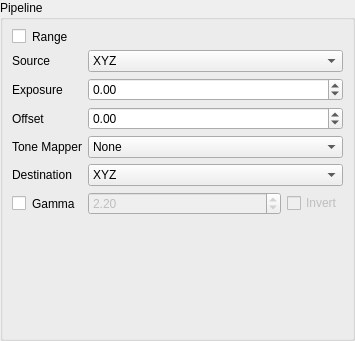
<?xml version="1.0" encoding="UTF-8"?>
<ui version="4.0">
 <class>PR::UI::ImagePipelineEditorClass</class>
 <widget class="QWidget" name="PR::UI::ImagePipelineEditorClass">
  <property name="geometry">
   <rect>
    <x>0</x>
    <y>0</y>
    <width>355</width>
    <height>341</height>
   </rect>
  </property>
  <property name="windowTitle">
   <string>EXR</string>
  </property>
  <layout class="QVBoxLayout" name="verticalLayout">
   <property name="leftMargin">
    <number>0</number>
   </property>
   <property name="topMargin">
    <number>0</number>
   </property>
   <property name="rightMargin">
    <number>0</number>
   </property>
   <property name="bottomMargin">
    <number>0</number>
   </property>
   <item>
    <widget class="QGroupBox" name="groupBox_2">
     <property name="sizePolicy">
      <sizepolicy hsizetype="Minimum" vsizetype="Preferred">
       <horstretch>0</horstretch>
       <verstretch>0</verstretch>
      </sizepolicy>
     </property>
     <property name="title">
      <string>Pipeline</string>
     </property>
     <layout class="QFormLayout" name="formLayout">
      <item row="0" column="0">
       <widget class="QCheckBox" name="rangeCB">
        <property name="sizePolicy">
         <sizepolicy hsizetype="MinimumExpanding" vsizetype="Preferred">
          <horstretch>0</horstretch>
          <verstretch>0</verstretch>
         </sizepolicy>
        </property>
        <property name="styleSheet">
         <string notr="true">QCheckBox{ text-align: right center; }
QCheckBox::indicator { subcontrol-origin: padding; subcontrol-position: left center; }</string>
        </property>
        <property name="text">
         <string>Range</string>
        </property>
       </widget>
      </item>
      <item row="0" column="1">
       <widget class="PR::UI::RangeSlider" name="rangeSlider" native="true">
        <property name="enabled">
         <bool>false</bool>
        </property>
        <property name="sizePolicy">
         <sizepolicy hsizetype="MinimumExpanding" vsizetype="Preferred">
          <horstretch>0</horstretch>
          <verstretch>0</verstretch>
         </sizepolicy>
        </property>
       </widget>
      </item>
      <item row="1" column="0">
       <widget class="QLabel" name="label_2">
        <property name="text">
         <string>Source</string>
        </property>
       </widget>
      </item>
      <item row="1" column="1">
       <widget class="QComboBox" name="formatFromCB">
        <property name="sizePolicy">
         <sizepolicy hsizetype="MinimumExpanding" vsizetype="Fixed">
          <horstretch>0</horstretch>
          <verstretch>0</verstretch>
         </sizepolicy>
        </property>
        <item>
         <property name="text">
          <string>XYZ</string>
         </property>
        </item>
        <item>
         <property name="text">
          <string>sRGB</string>
         </property>
        </item>
       </widget>
      </item>
      <item row="2" column="0">
       <widget class="QLabel" name="label_3">
        <property name="text">
         <string>Exposure</string>
        </property>
       </widget>
      </item>
      <item row="2" column="1">
       <widget class="QDoubleSpinBox" name="exposureSB">
        <property name="sizePolicy">
         <sizepolicy hsizetype="MinimumExpanding" vsizetype="Fixed">
          <horstretch>0</horstretch>
          <verstretch>0</verstretch>
         </sizepolicy>
        </property>
        <property name="minimum">
         <double>-100.000000000000000</double>
        </property>
        <property name="maximum">
         <double>100.000000000000000</double>
        </property>
        <property name="singleStep">
         <double>0.500000000000000</double>
        </property>
        <property name="value">
         <double>0.000000000000000</double>
        </property>
       </widget>
      </item>
      <item row="3" column="0">
       <widget class="QLabel" name="label_4">
        <property name="text">
         <string>Offset</string>
        </property>
       </widget>
      </item>
      <item row="3" column="1">
       <widget class="QDoubleSpinBox" name="offsetSB">
        <property name="sizePolicy">
         <sizepolicy hsizetype="MinimumExpanding" vsizetype="Fixed">
          <horstretch>0</horstretch>
          <verstretch>0</verstretch>
         </sizepolicy>
        </property>
        <property name="minimum">
         <double>-100.000000000000000</double>
        </property>
        <property name="maximum">
         <double>100.000000000000000</double>
        </property>
        <property name="singleStep">
         <double>0.100000000000000</double>
        </property>
       </widget>
      </item>
      <item row="4" column="0">
       <widget class="QLabel" name="label_5">
        <property name="text">
         <string>Tone Mapper</string>
        </property>
       </widget>
      </item>
      <item row="4" column="1">
       <widget class="QComboBox" name="toneMapperCB">
        <property name="sizePolicy">
         <sizepolicy hsizetype="MinimumExpanding" vsizetype="Fixed">
          <horstretch>0</horstretch>
          <verstretch>0</verstretch>
         </sizepolicy>
        </property>
        <item>
         <property name="text">
          <string>None</string>
         </property>
        </item>
        <item>
         <property name="text">
          <string>Reinhard</string>
         </property>
        </item>
        <item>
         <property name="text">
          <string>Modified Reinhard</string>
         </property>
        </item>
        <item>
         <property name="text">
          <string>ACES</string>
         </property>
        </item>
       </widget>
      </item>
      <item row="5" column="0">
       <widget class="QLabel" name="label">
        <property name="text">
         <string>Destination</string>
        </property>
       </widget>
      </item>
      <item row="5" column="1">
       <widget class="QComboBox" name="formatToCB">
        <property name="sizePolicy">
         <sizepolicy hsizetype="MinimumExpanding" vsizetype="Fixed">
          <horstretch>0</horstretch>
          <verstretch>0</verstretch>
         </sizepolicy>
        </property>
        <item>
         <property name="text">
          <string>XYZ</string>
         </property>
        </item>
        <item>
         <property name="text">
          <string>sRGB</string>
         </property>
        </item>
       </widget>
      </item>
      <item row="6" column="0">
       <widget class="QCheckBox" name="gammaCB">
        <property name="sizePolicy">
         <sizepolicy hsizetype="MinimumExpanding" vsizetype="Preferred">
          <horstretch>0</horstretch>
          <verstretch>0</verstretch>
         </sizepolicy>
        </property>
        <property name="styleSheet">
         <string notr="true">QCheckBox{ text-align: right center; }
QCheckBox::indicator { subcontrol-origin: padding; subcontrol-position: left center; }</string>
        </property>
        <property name="text">
         <string>Gamma</string>
        </property>
       </widget>
      </item>
      <item row="6" column="1">
       <widget class="QWidget" name="gammaG" native="true">
        <property name="enabled">
         <bool>false</bool>
        </property>
        <layout class="QHBoxLayout" name="horizontalLayout">
         <property name="leftMargin">
          <number>0</number>
         </property>
         <property name="topMargin">
          <number>0</number>
         </property>
         <property name="rightMargin">
          <number>0</number>
         </property>
         <property name="bottomMargin">
          <number>0</number>
         </property>
         <item>
          <widget class="QDoubleSpinBox" name="gammaSB">
           <property name="sizePolicy">
            <sizepolicy hsizetype="MinimumExpanding" vsizetype="Fixed">
             <horstretch>0</horstretch>
             <verstretch>0</verstretch>
            </sizepolicy>
           </property>
           <property name="minimum">
            <double>0.010000000000000</double>
           </property>
           <property name="singleStep">
            <double>0.100000000000000</double>
           </property>
           <property name="value">
            <double>2.200000000000000</double>
           </property>
          </widget>
         </item>
         <item>
          <widget class="QCheckBox" name="invertCB">
           <property name="text">
            <string>Invert</string>
           </property>
          </widget>
         </item>
        </layout>
       </widget>
      </item>
     </layout>
    </widget>
   </item>
  </layout>
 </widget>
 <customwidgets>
  <customwidget>
   <class>PR::UI::RangeSlider</class>
   <extends>QWidget</extends>
   <header>widgets/RangeSlider.h</header>
   <container>1</container>
  </customwidget>
 </customwidgets>
 <resources>
  <include location="../resources/icons.qrc"/>
 </resources>
 <connections>
  <connection>
   <sender>gammaCB</sender>
   <signal>toggled(bool)</signal>
   <receiver>gammaG</receiver>
   <slot>setEnabled(bool)</slot>
   <hints>
    <hint type="sourcelabel">
     <x>84</x>
     <y>173</y>
    </hint>
    <hint type="destinationlabel">
     <x>232</x>
     <y>307</y>
    </hint>
   </hints>
  </connection>
  <connection>
   <sender>rangeCB</sender>
   <signal>toggled(bool)</signal>
   <receiver>rangeSlider</receiver>
   <slot>setEnabled(bool)</slot>
   <hints>
    <hint type="sourcelabel">
     <x>67</x>
     <y>143</y>
    </hint>
    <hint type="destinationlabel">
     <x>108</x>
     <y>143</y>
    </hint>
   </hints>
  </connection>
 </connections>
</ui>
